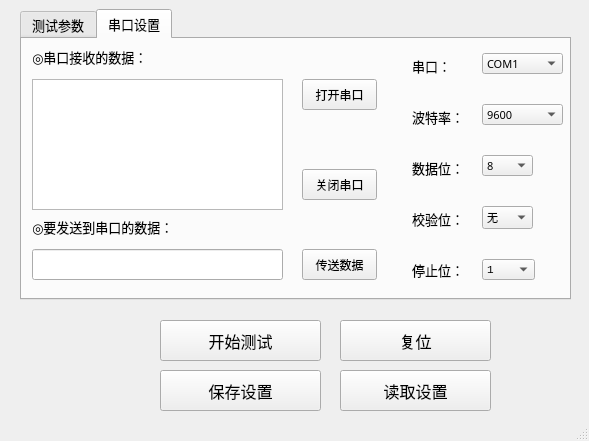
<?xml version="1.0" encoding="UTF-8"?>
<ui version="4.0">
 <class>MainWindow</class>
 <widget class="QMainWindow" name="MainWindow">
  <property name="geometry">
   <rect>
    <x>0</x>
    <y>0</y>
    <width>589</width>
    <height>441</height>
   </rect>
  </property>
  <property name="minimumSize">
   <size>
    <width>589</width>
    <height>441</height>
   </size>
  </property>
  <property name="maximumSize">
   <size>
    <width>589</width>
    <height>441</height>
   </size>
  </property>
  <property name="font">
   <font>
    <family>Consolas</family>
   </font>
  </property>
  <property name="cursor">
   <cursorShape>PointingHandCursor</cursorShape>
  </property>
  <property name="windowTitle">
   <string>芯片测试 V0.3 - taculee.com</string>
  </property>
  <property name="windowIcon">
   <iconset resource="resfile.qrc">
    <normaloff>:/image/chip.ico</normaloff>:/image/chip.ico</iconset>
  </property>
  <property name="windowOpacity">
   <double>2.000000000000000</double>
  </property>
  <property name="iconSize">
   <size>
    <width>64</width>
    <height>64</height>
   </size>
  </property>
  <property name="tabShape">
   <enum>QTabWidget::Rounded</enum>
  </property>
  <widget class="QWidget" name="centralWidget">
   <widget class="QPushButton" name="startTestButton">
    <property name="geometry">
     <rect>
      <x>160</x>
      <y>320</y>
      <width>161</width>
      <height>41</height>
     </rect>
    </property>
    <property name="font">
     <font>
      <family>微软雅黑</family>
      <pointsize>12</pointsize>
     </font>
    </property>
    <property name="text">
     <string>开始测试</string>
    </property>
   </widget>
   <widget class="QTabWidget" name="tabWidget">
    <property name="geometry">
     <rect>
      <x>20</x>
      <y>9</y>
      <width>551</width>
      <height>291</height>
     </rect>
    </property>
    <property name="font">
     <font>
      <family>微软雅黑</family>
      <pointsize>10</pointsize>
     </font>
    </property>
    <property name="cursor">
     <cursorShape>PointingHandCursor</cursorShape>
    </property>
    <property name="tabPosition">
     <enum>QTabWidget::North</enum>
    </property>
    <property name="tabShape">
     <enum>QTabWidget::Rounded</enum>
    </property>
    <property name="currentIndex">
     <number>1</number>
    </property>
    <widget class="QWidget" name="tab">
     <attribute name="title">
      <string>测试参数</string>
     </attribute>
     <widget class="QComboBox" name="gainSetBox">
      <property name="geometry">
       <rect>
        <x>91</x>
        <y>33</y>
        <width>48</width>
        <height>25</height>
       </rect>
      </property>
      <item>
       <property name="text">
        <string>0</string>
       </property>
      </item>
      <item>
       <property name="text">
        <string>1</string>
       </property>
      </item>
      <item>
       <property name="text">
        <string>2</string>
       </property>
      </item>
      <item>
       <property name="text">
        <string>3</string>
       </property>
      </item>
      <item>
       <property name="text">
        <string>4</string>
       </property>
      </item>
      <item>
       <property name="text">
        <string>5</string>
       </property>
      </item>
      <item>
       <property name="text">
        <string>10</string>
       </property>
      </item>
      <item>
       <property name="text">
        <string>15</string>
       </property>
      </item>
     </widget>
     <widget class="QLabel" name="label_8">
      <property name="geometry">
       <rect>
        <x>25</x>
        <y>32</y>
        <width>63</width>
        <height>19</height>
       </rect>
      </property>
      <property name="text">
       <string>增益(dB)：</string>
      </property>
     </widget>
     <widget class="QLabel" name="label_9">
      <property name="geometry">
       <rect>
        <x>25</x>
        <y>77</y>
        <width>50</width>
        <height>19</height>
       </rect>
      </property>
      <property name="text">
       <string>DCOC1:</string>
      </property>
     </widget>
     <widget class="QLabel" name="label_10">
      <property name="geometry">
       <rect>
        <x>25</x>
        <y>122</y>
        <width>50</width>
        <height>19</height>
       </rect>
      </property>
      <property name="text">
       <string>DCOC2:</string>
      </property>
     </widget>
     <widget class="QComboBox" name="dcoc1Box">
      <property name="geometry">
       <rect>
        <x>91</x>
        <y>77</y>
        <width>40</width>
        <height>25</height>
       </rect>
      </property>
      <item>
       <property name="text">
        <string>0</string>
       </property>
      </item>
      <item>
       <property name="text">
        <string>1</string>
       </property>
      </item>
     </widget>
     <widget class="QComboBox" name="dcoc2Box">
      <property name="geometry">
       <rect>
        <x>91</x>
        <y>121</y>
        <width>40</width>
        <height>25</height>
       </rect>
      </property>
      <item>
       <property name="text">
        <string>0</string>
       </property>
      </item>
      <item>
       <property name="text">
        <string>1</string>
       </property>
      </item>
     </widget>
    </widget>
    <widget class="QWidget" name="tab_3">
     <attribute name="title">
      <string>串口设置</string>
     </attribute>
     <widget class="QLabel" name="label_2">
      <property name="geometry">
       <rect>
        <x>10</x>
        <y>180</y>
        <width>181</width>
        <height>16</height>
       </rect>
      </property>
      <property name="font">
       <font>
        <family>微软雅黑</family>
        <pointsize>10</pointsize>
        <weight>50</weight>
        <italic>false</italic>
        <bold>false</bold>
       </font>
      </property>
      <property name="text">
       <string>◎要发送到串口的数据：</string>
      </property>
     </widget>
     <widget class="QLineEdit" name="sendMsgLineEdit">
      <property name="geometry">
       <rect>
        <x>10</x>
        <y>210</y>
        <width>251</width>
        <height>31</height>
       </rect>
      </property>
      <property name="whatsThis">
       <string>&lt;!DOCTYPE HTML PUBLIC &quot;-//W3C//DTD HTML 4.0//EN&quot; &quot;http://www.w3.org/TR/REC-html40/strict.dtd&quot;&gt;
&lt;html&gt;&lt;head&gt;&lt;meta name=&quot;qrichtext&quot; content=&quot;1&quot; /&gt;&lt;style type=&quot;text/css&quot;&gt;
p, li { white-space: pre-wrap; }
&lt;/style&gt;&lt;/head&gt;&lt;body style=&quot; font-family:'微软雅黑'; font-size:10pt; font-weight:400; font-style:normal;&quot;&gt;
&lt;p style=&quot; margin-top:0px; margin-bottom:0px; margin-left:0px; margin-right:0px; -qt-block-indent:0; text-indent:0px;&quot;&gt;命令输入行&lt;/p&gt;&lt;/body&gt;&lt;/html&gt;</string>
      </property>
     </widget>
     <widget class="QLabel" name="label">
      <property name="geometry">
       <rect>
        <x>10</x>
        <y>10</y>
        <width>141</width>
        <height>16</height>
       </rect>
      </property>
      <property name="font">
       <font>
        <family>微软雅黑</family>
        <pointsize>10</pointsize>
       </font>
      </property>
      <property name="text">
       <string>◎串口接收的数据：</string>
      </property>
     </widget>
     <widget class="QTextBrowser" name="receiveMsgTextBrowser">
      <property name="enabled">
       <bool>true</bool>
      </property>
      <property name="geometry">
       <rect>
        <x>10</x>
        <y>40</y>
        <width>251</width>
        <height>131</height>
       </rect>
      </property>
      <property name="whatsThis">
       <string>&lt;!DOCTYPE HTML PUBLIC &quot;-//W3C//DTD HTML 4.0//EN&quot; &quot;http://www.w3.org/TR/REC-html40/strict.dtd&quot;&gt;
&lt;html&gt;&lt;head&gt;&lt;meta name=&quot;qrichtext&quot; content=&quot;1&quot; /&gt;&lt;style type=&quot;text/css&quot;&gt;
p, li { white-space: pre-wrap; }
&lt;/style&gt;&lt;/head&gt;&lt;body style=&quot; font-family:'微软雅黑'; font-size:10pt; font-weight:400; font-style:normal;&quot;&gt;
&lt;p style=&quot; margin-top:0px; margin-bottom:0px; margin-left:0px; margin-right:0px; -qt-block-indent:0; text-indent:0px;&quot;&gt;串口数据接收&lt;/p&gt;&lt;/body&gt;&lt;/html&gt;</string>
      </property>
     </widget>
     <widget class="QPushButton" name="sendMsgBtn">
      <property name="geometry">
       <rect>
        <x>280</x>
        <y>210</y>
        <width>75</width>
        <height>31</height>
       </rect>
      </property>
      <property name="font">
       <font>
        <family>微软雅黑</family>
        <pointsize>9</pointsize>
       </font>
      </property>
      <property name="text">
       <string>传送数据</string>
      </property>
     </widget>
     <widget class="QComboBox" name="portNameComboBox">
      <property name="geometry">
       <rect>
        <x>460</x>
        <y>14</y>
        <width>81</width>
        <height>21</height>
       </rect>
      </property>
      <property name="font">
       <font>
        <pointsize>8</pointsize>
       </font>
      </property>
      <item>
       <property name="text">
        <string>COM1</string>
       </property>
      </item>
      <item>
       <property name="text">
        <string>COM2</string>
       </property>
      </item>
      <item>
       <property name="text">
        <string>COM3</string>
       </property>
      </item>
      <item>
       <property name="text">
        <string>COM4</string>
       </property>
      </item>
      <item>
       <property name="text">
        <string>COM5</string>
       </property>
      </item>
      <item>
       <property name="text">
        <string>COM6</string>
       </property>
      </item>
      <item>
       <property name="text">
        <string>COM7</string>
       </property>
      </item>
      <item>
       <property name="text">
        <string>COM8</string>
       </property>
      </item>
      <item>
       <property name="text">
        <string>COM9</string>
       </property>
      </item>
      <item>
       <property name="text">
        <string>COM10</string>
       </property>
      </item>
      <item>
       <property name="text">
        <string>COM11</string>
       </property>
      </item>
      <item>
       <property name="text">
        <string>COM12</string>
       </property>
      </item>
      <item>
       <property name="text">
        <string>COM13</string>
       </property>
      </item>
      <item>
       <property name="text">
        <string>COM14</string>
       </property>
      </item>
      <item>
       <property name="text">
        <string>COM15</string>
       </property>
      </item>
      <item>
       <property name="text">
        <string>COM16</string>
       </property>
      </item>
     </widget>
     <widget class="QComboBox" name="baudRateComboBox">
      <property name="geometry">
       <rect>
        <x>460</x>
        <y>65</y>
        <width>81</width>
        <height>21</height>
       </rect>
      </property>
      <property name="font">
       <font>
        <pointsize>8</pointsize>
       </font>
      </property>
      <item>
       <property name="text">
        <string>9600</string>
       </property>
      </item>
      <item>
       <property name="text">
        <string>115200</string>
       </property>
      </item>
     </widget>
     <widget class="QComboBox" name="dataBitsComboBox">
      <property name="geometry">
       <rect>
        <x>460</x>
        <y>116</y>
        <width>51</width>
        <height>21</height>
       </rect>
      </property>
      <property name="font">
       <font>
        <pointsize>8</pointsize>
       </font>
      </property>
      <item>
       <property name="text">
        <string>8</string>
       </property>
      </item>
      <item>
       <property name="text">
        <string>7</string>
       </property>
      </item>
     </widget>
     <widget class="QComboBox" name="parityComboBox">
      <property name="geometry">
       <rect>
        <x>460</x>
        <y>167</y>
        <width>51</width>
        <height>23</height>
       </rect>
      </property>
      <property name="font">
       <font>
        <family>微软雅黑</family>
        <pointsize>8</pointsize>
       </font>
      </property>
      <item>
       <property name="text">
        <string>无</string>
       </property>
      </item>
      <item>
       <property name="text">
        <string>奇</string>
       </property>
      </item>
      <item>
       <property name="text">
        <string>偶</string>
       </property>
      </item>
     </widget>
     <widget class="QComboBox" name="stopBitsComboBox">
      <property name="geometry">
       <rect>
        <x>460</x>
        <y>220</y>
        <width>53</width>
        <height>21</height>
       </rect>
      </property>
      <property name="font">
       <font>
        <family>Consolas</family>
        <pointsize>8</pointsize>
       </font>
      </property>
      <item>
       <property name="text">
        <string>1</string>
       </property>
      </item>
      <item>
       <property name="text">
        <string>2</string>
       </property>
      </item>
     </widget>
     <widget class="QLabel" name="label_3">
      <property name="geometry">
       <rect>
        <x>390</x>
        <y>17</y>
        <width>51</width>
        <height>19</height>
       </rect>
      </property>
      <property name="font">
       <font>
        <family>微软雅黑</family>
        <pointsize>10</pointsize>
       </font>
      </property>
      <property name="text">
       <string>串口：</string>
      </property>
     </widget>
     <widget class="QLabel" name="label_4">
      <property name="geometry">
       <rect>
        <x>390</x>
        <y>68</y>
        <width>61</width>
        <height>19</height>
       </rect>
      </property>
      <property name="font">
       <font>
        <family>微软雅黑</family>
        <pointsize>10</pointsize>
       </font>
      </property>
      <property name="text">
       <string>波特率：</string>
      </property>
     </widget>
     <widget class="QLabel" name="label_5">
      <property name="geometry">
       <rect>
        <x>390</x>
        <y>119</y>
        <width>61</width>
        <height>19</height>
       </rect>
      </property>
      <property name="font">
       <font>
        <family>微软雅黑</family>
        <pointsize>10</pointsize>
       </font>
      </property>
      <property name="text">
       <string>数据位：</string>
      </property>
     </widget>
     <widget class="QLabel" name="label_6">
      <property name="geometry">
       <rect>
        <x>390</x>
        <y>170</y>
        <width>61</width>
        <height>19</height>
       </rect>
      </property>
      <property name="font">
       <font>
        <family>微软雅黑</family>
        <pointsize>10</pointsize>
       </font>
      </property>
      <property name="text">
       <string>校验位：</string>
      </property>
     </widget>
     <widget class="QLabel" name="label_7">
      <property name="geometry">
       <rect>
        <x>390</x>
        <y>221</y>
        <width>61</width>
        <height>19</height>
       </rect>
      </property>
      <property name="font">
       <font>
        <family>微软雅黑</family>
        <pointsize>10</pointsize>
       </font>
      </property>
      <property name="text">
       <string>停止位：</string>
      </property>
     </widget>
     <widget class="QPushButton" name="openMyComBtn">
      <property name="geometry">
       <rect>
        <x>280</x>
        <y>40</y>
        <width>75</width>
        <height>31</height>
       </rect>
      </property>
      <property name="font">
       <font>
        <family>微软雅黑</family>
        <pointsize>9</pointsize>
       </font>
      </property>
      <property name="text">
       <string>打开串口</string>
      </property>
     </widget>
     <widget class="QPushButton" name="closeMyComBtn">
      <property name="geometry">
       <rect>
        <x>280</x>
        <y>130</y>
        <width>75</width>
        <height>31</height>
       </rect>
      </property>
      <property name="font">
       <font>
        <family>微软雅黑</family>
        <pointsize>9</pointsize>
       </font>
      </property>
      <property name="text">
       <string>关闭串口</string>
      </property>
     </widget>
     <zorder>sendMsgBtn</zorder>
     <zorder>portNameComboBox</zorder>
     <zorder>baudRateComboBox</zorder>
     <zorder>parityComboBox</zorder>
     <zorder>stopBitsComboBox</zorder>
     <zorder>label_3</zorder>
     <zorder>label_4</zorder>
     <zorder>label_5</zorder>
     <zorder>label_6</zorder>
     <zorder>label_7</zorder>
     <zorder>openMyComBtn</zorder>
     <zorder>closeMyComBtn</zorder>
     <zorder>sendMsgLineEdit</zorder>
     <zorder>label_2</zorder>
     <zorder>label</zorder>
     <zorder>receiveMsgTextBrowser</zorder>
     <zorder>dataBitsComboBox</zorder>
    </widget>
   </widget>
   <widget class="QLabel" name="label_13">
    <property name="geometry">
     <rect>
      <x>20</x>
      <y>300</y>
      <width>131</width>
      <height>141</height>
     </rect>
    </property>
    <property name="text">
     <string>&lt;!DOCTYPE HTML PUBLIC &quot;-//W3C//DTD HTML 4.0//EN&quot; &quot;http://www.w3.org/TR/REC-html40/strict.dtd&quot;&gt;
&lt;html&gt;&lt;head&gt;&lt;meta name=&quot;qrichtext&quot; content=&quot;1&quot; /&gt;&lt;style type=&quot;text/css&quot;&gt;
p, li { white-space: pre-wrap; }
&lt;/style&gt;&lt;/head&gt;&lt;body style=&quot; font-family:'Consolas'; font-size:9pt; font-weight:400; font-style:normal;&quot;&gt;
&lt;p style=&quot; margin-top:0px; margin-bottom:0px; margin-left:0px; margin-right:0px; -qt-block-indent:0; text-indent:0px;&quot;&gt;&lt;img src=&quot;:/image/chip.ico&quot; /&gt;&lt;/p&gt;&lt;/body&gt;&lt;/html&gt;</string>
    </property>
   </widget>
   <widget class="QPushButton" name="resetButton">
    <property name="geometry">
     <rect>
      <x>340</x>
      <y>320</y>
      <width>151</width>
      <height>41</height>
     </rect>
    </property>
    <property name="font">
     <font>
      <family>微软雅黑</family>
      <pointsize>12</pointsize>
     </font>
    </property>
    <property name="text">
     <string>复位</string>
    </property>
   </widget>
   <widget class="QPushButton" name="saveCfgButton">
    <property name="geometry">
     <rect>
      <x>160</x>
      <y>370</y>
      <width>161</width>
      <height>41</height>
     </rect>
    </property>
    <property name="font">
     <font>
      <family>微软雅黑</family>
      <pointsize>12</pointsize>
     </font>
    </property>
    <property name="text">
     <string>保存设置</string>
    </property>
   </widget>
   <widget class="QPushButton" name="readCfgButton">
    <property name="geometry">
     <rect>
      <x>340</x>
      <y>370</y>
      <width>151</width>
      <height>41</height>
     </rect>
    </property>
    <property name="font">
     <font>
      <family>微软雅黑</family>
      <pointsize>12</pointsize>
     </font>
    </property>
    <property name="text">
     <string>读取设置</string>
    </property>
   </widget>
  </widget>
  <widget class="QStatusBar" name="statusBar"/>
 </widget>
 <layoutdefault spacing="6" margin="11"/>
 <resources>
  <include location="resfile.qrc"/>
 </resources>
 <connections/>
</ui>
